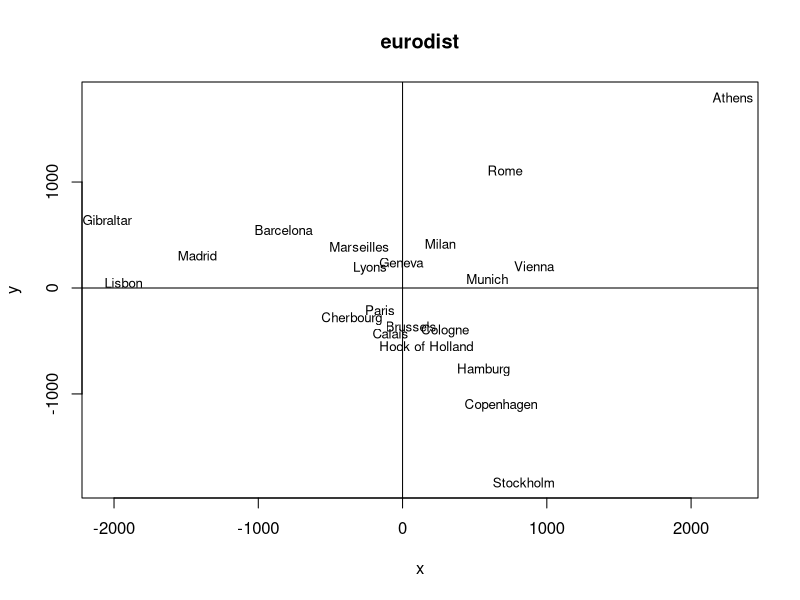

Generate this figure with R:
# 다차원 척도법
# 여러 대상 간의 거리가 주어져 있을때 대상들을 
# 동일한 상대적 거리를 가진 실수공간의 점들로 배치시키는 방법

# 자료들의 상대적 관계를 이해하는 시각화 방법

data(eurodist)
eurodist

loc <- cmdscale(eurodist)
loc

x <- loc[,1]
y <- loc[,2]

plot(x,y,type = "n", main = "eurodist") # 우선 그래프를 안그리고
text(x,y,rownames(loc),cex = 0.8) # 그래프에 텍스트를 입힌다.
abline(v=0,h=0) # x,y축을 입힌다.


















